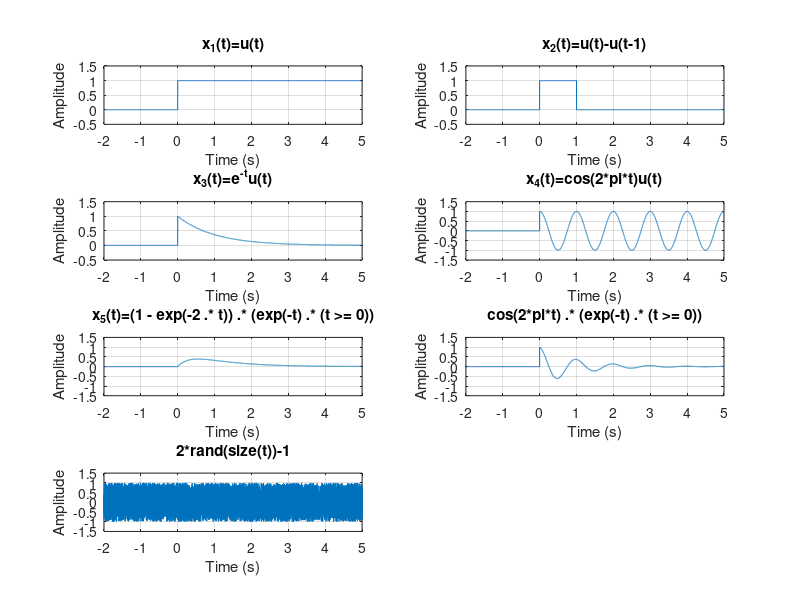

The MATLAB source for this figure:
Ts = 0.001;
t = -2:Ts:5;

figure('Name', 'Plots of CT Signals');

% x1 First signal: Unit step
subplot(4, 2, 1);
x1 = (t >= 0);
plot(t, x1);
title('x_1(t)=u(t)');
xlabel('Time (s)');
ylabel('Amplitude');
axis([-2 5 -0.5 1.50]);
grid on;

% x2 Second signal: Exponential decay
subplot(4, 2, 2);
x2 = (t >= 0) - (t > 1);
plot(t, x2);
title('x_2(t)=u(t)-u(t-1)');
xlabel('Time (s)');
ylabel('Amplitude');
axis([-2 5 -0.5 1.50]);
grid on;

% x3 
subplot(4, 2, 3);
x3 = exp(-t) .* (t >= 0);
plot(t, x3);
title('x_3(t)=e^{-t}u(t)');
xlabel('Time (s)');
ylabel('Amplitude');
axis([-2 5 -0.5 1.50]);
grid on;

% x4
subplot(4, 2, 4);
x4 = cos (2 * pi * 1 * t) .* (t >= 0);
plot(t ,x4);
title('x_4(t)=cos(2*pi*t)u(t)');
xlabel('Time (s)');
ylabel('Amplitude');
axis([-2 5 -1.5 1.50]);
grid on;

% x5
subplot(4, 2, 5);
x5 = (1 - exp(-2 .* t)) .* (exp(-t) .* (t >= 0));
plot(t , x5);
title('x_5(t)=(1 - exp(-2 .* t)) .* (exp(-t) .* (t >= 0))');
xlabel('Time (s)');
ylabel('Amplitude');
axis([-2 5 -1.5 1.50]);
grid on;

% x6
subplot(4, 2, 6);
x6 = (cos(2*pi*t) .* (exp(-t) .* (t >= 0)));
plot(t, x6);
title('cos(2*pi*t) .* (exp(-t) .* (t >= 0))');
xlabel('Time (s)');
ylabel('Amplitude');
axis([-2 5 -1.5 1.50]);
grid on;


% x7
subplot(4, 2, 7);
x7 = (2*rand(size(t))-1);
plot(t, x7);
title('2*rand(size(t))-1');
xlabel('Time (s)');
ylabel('Amplitude');
axis([-2 5 -1.5 1.50]);
grid on;
